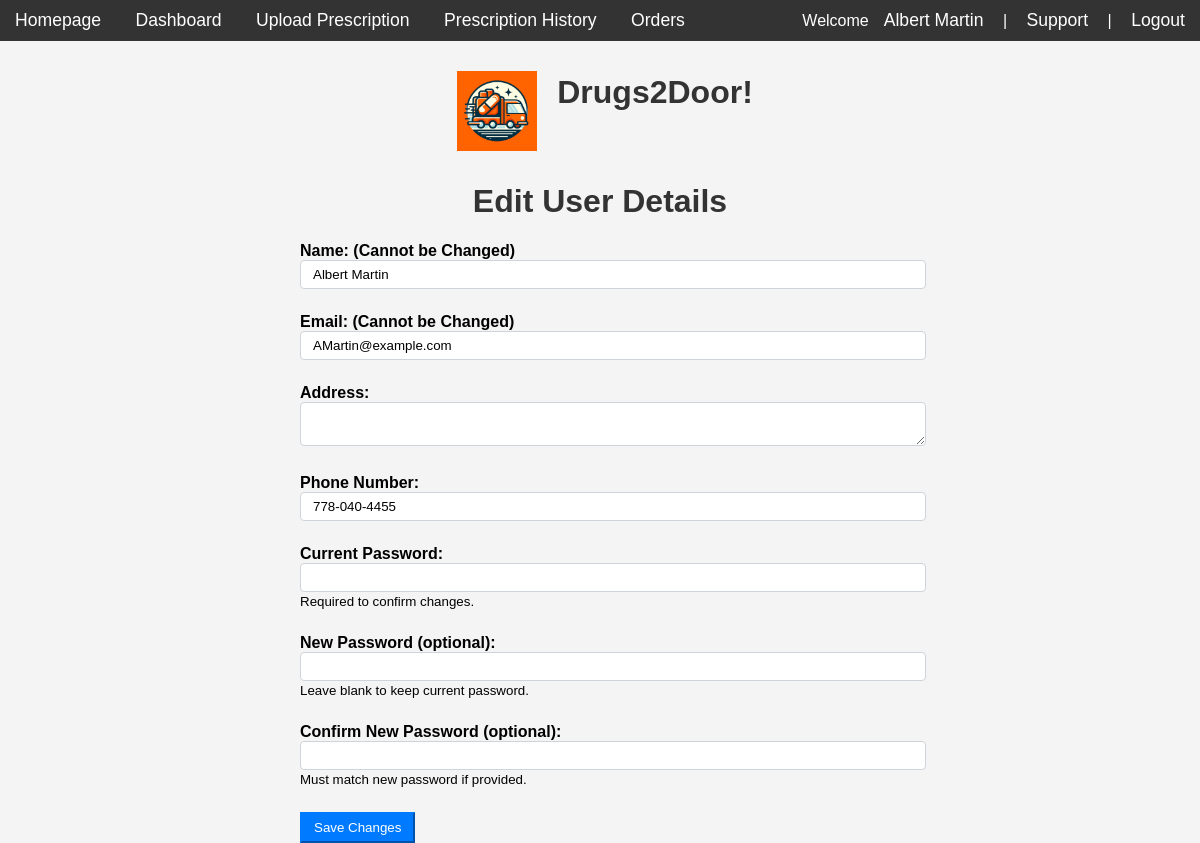
/userdetails (signed in), run on the app's committed database.
### models.py (models this page shows, shortened)
class User(db.Model):
  __tablename__ = 'users'
  id = db.Column(db.Integer, primary_key=True)
  name = db.Column(db.String(100), nullable=False)
  email = db.Column(db.String(120), unique=True, nullable=False)
  password = db.Column(db.String(128), nullable=False)
  address = db.Column(db.String(255), nullable=True)
  phone = db.Column(db.String(20))
  @property
  def is_authenticated(self):
    return bool(self.password)
  orders = relationship('Order', backref='user')

### app.py (the view)
@app.route('/userdetails', methods=['GET', 'POST'])
@login_required
def userdetails():
    form = UserUpdateForm()
    if form.validate_on_submit():
        if scrypt.verify(form.current_password.data, current_user.password):
            current_user.address = form.address.data
            phone = form.phone.data
            phone = phone.replace("-", "")  # remove any existing dashes
            phone = "{}-{}-{}".format(phone[:3], phone[3:6], phone[6:])  # insert dashes
            current_user.phone = phone
            if form.new_password.data:
                current_user.password = scrypt.encrypt(form.new_password.data)
            db.session.commit()
            flash('Your account information has been updated!', 'success')
            return redirect(url_for('userdetails'))
        else:
            flash('Incorrect current password.', 'error')
    elif request.method == 'GET':
        form.name.data = current_user.name
        form.address.data = current_user.address
        form.phone.data = current_user.phone
        form.email.data = current_user.email
    return render_template('userdetails.html', title='User Details', form=form)

### forms.py
class UserUpdateForm(FlaskForm):
    email = StringField('Email', validators=[DataRequired(), Email()], render_kw={'readonly': True})
    name = StringField('Name', validators=[Optional(), Length(min=2, max=50)], render_kw={'readonly': True})
    address = TextAreaField('Address', validators=[Optional(), Length(min=0, max=255)])
    phone = StringField('Phone Number', validators=[Optional(), Length(min=10, max=12), Regexp('^[0-9]{3}-?[0-9]{3}-?[0-9]{4}$', message="Phone number must be in the format: 123-456-7890 or 1234567890")])
    current_password = PasswordField('Current Password', validators=[DataRequired()])
    new_password = PasswordField('New Password', validators=[Optional(), Length(min=6)])
    confirm_password = PasswordField('Confirm New Password', validators=[EqualTo('new_password')])
    submit = SubmitField('Update')

### app.py (called while the page is built)
@login_manager.user_loader
def load_user(user_id):
    return User.query.get(int(user_id))

### templates/userdetails.html (shortened to what this page needs)
{% extends "base.html" %}
{% block content %}
<div class="container py-5">
  <h1 class="text-center mb-4">Edit User Details</h1>
  <form method="POST">
    <div class="form-group">
      <label for="name">Name: (Cannot be Changed)</label>
      {{ form.name(class="form-control") }}
    </div>
    <div class="form-group">
        <label for="name">Email: (Cannot be Changed)</label>
        {{ form.email(class="form-control") }}
      </div>
    <div class="form-group">
      <label for="address">Address:</label>
      {{ form.address(class="form-control") }}
    </div>
    <div class="form-group">
      <label for="phone">Phone Number:</label>
      {{ form.phone(class="form-control") }}
    </div>
    <div class="form-group">
      <label for="password">Current Password:</label>
      <input type="password" name="current_password" class="form-control" required>
      <small class="form-text text-muted">Required to confirm changes.</small>
    </div>
    <div class="form-group">
      <label for="new_password">New Password (optional):</label>
      <input type="password" name="new_password" class="form-control">
      <small class="form-text text-muted">Leave blank to keep current password.</small>
    </div>
    <div class="form-group">
      <label for="confirm_password">Confirm New Password (optional):</label>
      <input type="password" name="confirm_password" class="form-control">
      <small class="form-text text-muted">Must match new password if provided.</small>
    </div>
    <button type="submit" class="btn btn-primary btn-block">Save Changes</button>
  </form>
</div>
{% endblock %}

### templates/base.html (shortened to what this page needs)
<!doctype html>
<html lang="en">
<head>
    <link rel="stylesheet" href="{{ url_for('static', filename='css/styles.css') }}">
</head>
<body>
    <nav>
        <a href="{{ url_for('home') }}">Homepage</a>
        {% if current_user.is_authenticated %}
            <a href="{{ url_for('dashboard') }}">Dashboard</a>
            <a href="{{ url_for('upload') }}">Upload Prescription</a>
            <a href="{{ url_for('history') }}">Prescription History</a>
            <a href="{{ url_for('orders') }}">Orders</a>
            <div class="right-align">
                <span>Welcome<a href="{{ url_for('userdetails') }}">{{ current_user.name }}</a></span> |
                <a href="{{ url_for('support') }}">Support</a> |
                <a href="{{ url_for('logout') }}">Logout</a>
            </div>
        {% else %}
            <div class="right-align">
                <a href="{{ url_for('register') }}">Register</a> |
                <a href="{{ url_for('login') }}">Login</a>
            </div>
        {% endif %}
    </nav>
    {% if request.endpoint == 'home' %}
        <a href="{{ url_for('home') }}"><img src="{{ url_for('static', filename='images/logo.png') }}" alt="Drugs2Door Logo" class="logo"></a>
        <h1> Welcome to Drugs2Door!</h1>
        <h2> Your Dose Delivered, Stat!</h2>
    {% else %}
        <div class="header">
            <a href="{{ url_for('home') }}"><img src="{{ url_for('static', filename='images/logo.png') }}" alt="Drugs2Door Logo" class="logo"></a>
            <h1>Drugs2Door!</h1>
        </div>
    {% endif %}
    <br>
    {% block content %}{% endblock %}
</body>
</html>

### static/css/styles.css (style rules this page uses)
body { font-family: Arial, sans-serif; margin: 0; padding: 0; background-color: #f4f4f4; }
nav { background-color: #333; color: #fff; padding: 10px 0; text-align: left; }
nav a { color: #fff; margin: 0 15px; text-decoration: none; font-size: 1.1em; }
h1 { color: #333; text-align: center; }
.logo { display: block; margin-top: 20px; margin-left: auto; margin-right: auto; margin-bottom: -17px; width: 300px; height: auto; padding: 10px; }
.right-align { float: right; }

### templates/base.html (style rules this page uses)
.logo { height: 80px; width: 80px; margin-right: 10px; }
.logo { height: 80px; width: 80px; }
.header { display: flex; align-items: center; justify-content: center; text-align: center; }
.right-align { float: right; }

### templates/userdetails.html (style rules this page uses)
.container { max-width: 600px; margin: 0 auto; }
.form-group { margin-bottom: 1.5rem; }
label { font-weight: bold; }
.form-control { width: 100%; padding: .375rem .75rem; border: 1px solid #ced4da; border-radius: .25rem; }
.btn-primary { color: #fff; background-color: #007bff; border-color: #007bff; padding: .375rem .75rem; cursor: pointer; }

### data on the page
User: name "Albert Martin", email "AMartin@example.com", phone "778-040-4455"
